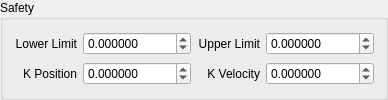
                    <widget class="QGroupBox" name="JointSafetyGroupBox">
                      <property name="enabled">
                        <bool>true</bool>
                      </property>
                      <property name="title">
                        <string>Safety</string>
                      </property>
                      <layout class="QGridLayout" name="gridLayout_4">
                        <item row="0" column="1">
                          <widget class="QDoubleSpinBox" name="JointSafetyLowerLimitSpinBox">
                            <property name="decimals">
                              <number>6</number>
                            </property>
                            <property name="minimum">
                              <double>-10000.000000000000000</double>
                            </property>
                            <property name="maximum">
                              <double>10000.000000000000000</double>
                            </property>
                            <property name="singleStep">
                              <double>0.001000000000000</double>
                            </property>
                            <property name="value">
                              <double>0.000000000000000</double>
                            </property>
                          </widget>
                        </item>
                        <item row="0" column="3">
                          <widget class="QDoubleSpinBox" name="JointSafetyUpperLimitSpinBox">
                            <property name="decimals">
                              <number>6</number>
                            </property>
                            <property name="minimum">
                              <double>-10000.000000000000000</double>
                            </property>
                            <property name="maximum">
                              <double>10000.000000000000000</double>
                            </property>
                            <property name="singleStep">
                              <double>0.001000000000000</double>
                            </property>
                          </widget>
                        </item>
                        <item row="0" column="2">
                          <widget class="QLabel" name="label_78">
                            <property name="maximumSize">
                              <size>
                                <width>16777215</width>
                                <height>16777215</height>
                              </size>
                            </property>
                            <property name="layoutDirection">
                              <enum>Qt::LeftToRight</enum>
                            </property>
                            <property name="text">
                              <string>Upper Limit</string>
                            </property>
                            <property name="alignment">
                              <set>Qt::AlignRight|Qt::AlignTrailing|Qt::AlignVCenter</set>
                            </property>
                          </widget>
                        </item>
                        <item row="1" column="3">
                          <widget class="QDoubleSpinBox" name="JointSafetyKVelocitySpinBox">
                            <property name="decimals">
                              <number>6</number>
                            </property>
                            <property name="minimum">
                              <double>-10000.000000000000000</double>
                            </property>
                            <property name="maximum">
                              <double>10000.000000000000000</double>
                            </property>
                            <property name="singleStep">
                              <double>0.001000000000000</double>
                            </property>
                          </widget>
                        </item>
                        <item row="0" column="0">
                          <widget class="QLabel" name="label_77">
                            <property name="maximumSize">
                              <size>
                                <width>16777215</width>
                                <height>16777215</height>
                              </size>
                            </property>
                            <property name="layoutDirection">
                              <enum>Qt::LeftToRight</enum>
                            </property>
                            <property name="text">
                              <string>Lower Limit</string>
                            </property>
                            <property name="alignment">
                              <set>Qt::AlignRight|Qt::AlignTrailing|Qt::AlignVCenter</set>
                            </property>
                          </widget>
                        </item>
                        <item row="1" column="2">
                          <widget class="QLabel" name="label_79">
                            <property name="maximumSize">
                              <size>
                                <width>16777215</width>
                                <height>16777215</height>
                              </size>
                            </property>
                            <property name="layoutDirection">
                              <enum>Qt::LeftToRight</enum>
                            </property>
                            <property name="text">
                              <string>K Velocity</string>
                            </property>
                            <property name="alignment">
                              <set>Qt::AlignRight|Qt::AlignTrailing|Qt::AlignVCenter</set>
                            </property>
                          </widget>
                        </item>
                        <item row="1" column="1">
                          <widget class="QDoubleSpinBox" name="JointSafetyKPositionSpinBox">
                            <property name="decimals">
                              <number>6</number>
                            </property>
                            <property name="minimum">
                              <double>-10000.000000000000000</double>
                            </property>
                            <property name="maximum">
                              <double>10000.000000000000000</double>
                            </property>
                            <property name="singleStep">
                              <double>0.001000000000000</double>
                            </property>
                          </widget>
                        </item>
                        <item row="1" column="0">
                          <widget class="QLabel" name="label_94">
                            <property name="maximumSize">
                              <size>
                                <width>16777215</width>
                                <height>16777215</height>
                              </size>
                            </property>
                            <property name="layoutDirection">
                              <enum>Qt::LeftToRight</enum>
                            </property>
                            <property name="text">
                              <string>K Position</string>
                            </property>
                            <property name="alignment">
                              <set>Qt::AlignRight|Qt::AlignTrailing|Qt::AlignVCenter</set>
                            </property>
                          </widget>
                        </item>
                      </layout>
                    </widget>
